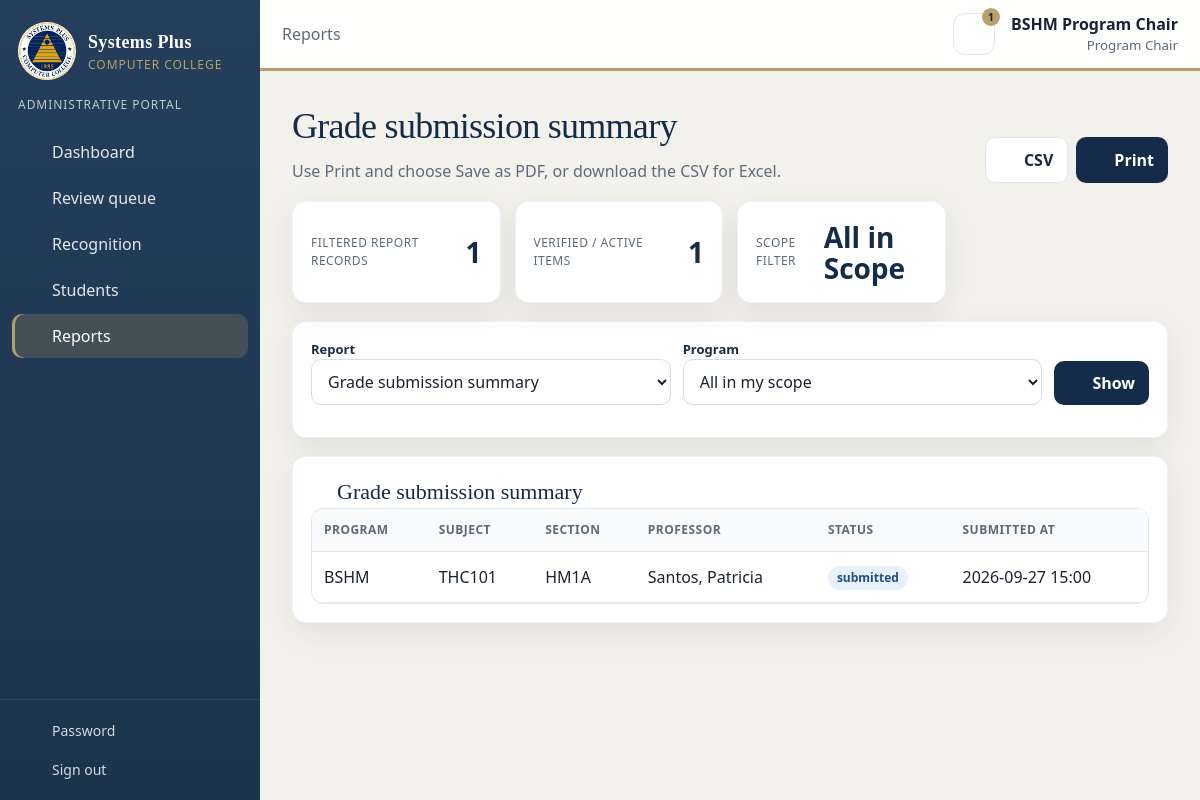
The app's page /admin/reports.php (signed in) with its own data.
### tables this page shows
CREATE TABLE users (
    id INT UNSIGNED NOT NULL AUTO_INCREMENT,
    username VARCHAR(60) NOT NULL,
    password_hash VARCHAR(255) NOT NULL,
    full_name VARCHAR(150) NOT NULL,
    title VARCHAR(20) NOT NULL DEFAULT '',
    email VARCHAR(150) DEFAULT NULL,
    is_active TINYINT(1) NOT NULL DEFAULT 1,
    must_change_password TINYINT(1) NOT NULL DEFAULT 1,
    last_login_at DATETIME DEFAULT NULL,
    created_at TIMESTAMP NOT NULL DEFAULT CURRENT_TIMESTAMP,
    PRIMARY KEY (id),
    UNIQUE KEY uniq_users_username (username)
);

CREATE TABLE grade_submissions (
    id INT UNSIGNED NOT NULL AUTO_INCREMENT,
    assignment_id INT UNSIGNED NOT NULL,
    status ENUM('draft','submitted','returned','chair_verified','oic_approved','osa_endorsed','registrar_finalized') NOT NULL DEFAULT 'draft',
    submitted_periods VARCHAR(64) NOT NULL DEFAULT '',
    submitted_at DATETIME DEFAULT NULL,
    locked TINYINT(1) NOT NULL DEFAULT 0,
    version INT NOT NULL DEFAULT 1,
    return_note TEXT DEFAULT NULL,
    flag_note TEXT DEFAULT NULL,
    updated_at TIMESTAMP NOT NULL DEFAULT CURRENT_TIMESTAMP ON UPDATE CURRENT_TIMESTAMP,
    PRIMARY KEY (id),
    UNIQUE KEY uniq_submission_assignment (assignment_id),
    CONSTRAINT fk_submission_assignment FOREIGN KEY (assignment_id) REFERENCES professor_assignments (id)
);

CREATE TABLE programs (
    id INT UNSIGNED NOT NULL AUTO_INCREMENT,
    code VARCHAR(10) NOT NULL,
    name VARCHAR(150) NOT NULL,
    PRIMARY KEY (id),
    UNIQUE KEY uniq_programs_code (code)
);

CREATE TABLE subjects (
    id INT UNSIGNED NOT NULL AUTO_INCREMENT,
    program_id INT UNSIGNED NOT NULL,
    code VARCHAR(20) NOT NULL,
    name VARCHAR(150) NOT NULL,
    year_level VARCHAR(20) NOT NULL,
    PRIMARY KEY (id),
    UNIQUE KEY uniq_subject (program_id, code),
    CONSTRAINT fk_subjects_program FOREIGN KEY (program_id) REFERENCES programs (id)
);

CREATE TABLE sections (
    id INT UNSIGNED NOT NULL AUTO_INCREMENT,
    program_id INT UNSIGNED NOT NULL,
    academic_year_id INT UNSIGNED NOT NULL,
    semester_id INT UNSIGNED NOT NULL,
    year_level VARCHAR(20) NOT NULL,
    name VARCHAR(20) NOT NULL,
    PRIMARY KEY (id),
    UNIQUE KEY uniq_section (program_id, semester_id, year_level, name),
    CONSTRAINT fk_sections_program FOREIGN KEY (program_id) REFERENCES programs (id),
    CONSTRAINT fk_sections_year FOREIGN KEY (academic_year_id) REFERENCES academic_years (id),
    CONSTRAINT fk_sections_semester FOREIGN KEY (semester_id) REFERENCES semesters (id)
);

### admin/reports.php (the view, shortened to what the rows shown need)
<?php
require_once __DIR__ . '/../includes/bootstrap.php';
require_once __DIR__ . '/../includes/auth.php';
require_once __DIR__ . '/../includes/layout.php';
$user = require_portal('admin');
$type = (string) ($_GET['type'] ?? 'submissions');
$program = (int) ($_GET['program'] ?? 0);
$scope = scoped_program_ids($user);
function report_rows(string $type, int $program, ?array $scope): array
{
    $programSql = '';
    $params = [];
    if (is_array($scope)) {
        $programSql .= ' AND p.id IN (' . implode(',', array_map('intval', $scope)) . ')';
    }
    if ($type === 'submissions') {
        $sql = "SELECT p.code AS program, s.code AS subject, sec.name AS section, u.full_name AS professor, gs.status, gs.submitted_at
                FROM grade_submissions gs
                JOIN professor_assignments pa ON pa.id = gs.assignment_id
                JOIN subjects s ON s.id = pa.subject_id
                JOIN programs p ON p.id = s.program_id
                JOIN sections sec ON sec.id = pa.section_id
                JOIN professors pr ON pr.id = pa.professor_id
                JOIN users u ON u.id = pr.user_id
                WHERE 1 = 1 $programSql
                ORDER BY p.code, s.code";
    }
    $stmt = db()->prepare($sql);
    $stmt->execute($params);
    return $stmt->fetchAll();
}
$rows = report_rows($type, $program, $scope);
$titles = [
    'submissions' => 'Grade submission summary',
    'qualifiers' => 'DL / PL qualifier list',
    'program' => 'Official grades by program',
    'gwa' => 'GWA and academic standing',
    'workflow' => 'Approval workflow report',
    'returned' => 'Returned, rejected, and deferred records',
    'verified' => 'Registrar verification report',
    'scholarships' => 'Scholarship & grant report',
];
layout_start('Reports', 'reports', [['label' => 'Reports']]);
?>
<div class="page-head">
    <div>
        <h1><?= h($titles[$type]) ?></h1>
    </div>
</div>
<section class="card">
    <h2><?= icon('reports') ?> <?= h($titles[$type]) ?></h2>
    <?php if ($rows === []): ?>
        <p class="empty">Nothing is ready for this report filter parameter yet.</p>
    <?php else: ?>
        <div class="table-wrap">
            <table>
                <thead>
                    <tr>
                        <?php foreach (array_keys($rows[0]) as $column): ?>
                            <th><?= h(ucwords(str_replace('_', ' ', $column))) ?></th>
                        <?php endforeach; ?>
                    </tr>
                </thead>
                <tbody>
                <?php foreach ($rows as $row): ?>
                    <tr>
                        <?php foreach ($row as $colName => $value): ?>
                            <td>
                                <?php
                                $valStr = (string) $value;
                                if (in_array($colName, ['status', 'workflow_status', 'academic_standing'], true)): ?>
                                    <?= badge($valStr, $valStr) ?>
                                <?php elseif ($colName === 'discount_percent' && $valStr !== ''): ?>
                                    <span class="badge" style="background: #e3f2fd; color: #1565c0; font-weight:600;">
                                        <?= (float)$valStr > 0 ? h(number_format((float)$valStr, 0)) . '% Discount' : 'Cash Grant' ?>
                                    </span>
                                <?php elseif (in_array($colName, ['submitted_at', 'updated_at'], true) && $valStr !== ''): ?>
                                    <?= h(date('Y-m-d H:i', strtotime($valStr))) ?>
                                <?php else: ?>
                                    <?= h($valStr) ?>
                                <?php endif; ?>
                            </td>
                        <?php endforeach; ?>
                    </tr>
                <?php endforeach; ?>
                </tbody>
            </table>
        </div>
    <?php endif; ?>
</section>
<?php layout_end(); ?>

### includes/layout.php (shortened to what the rows shown need)
<?php
function icon(string $name): string
{
    $body = $paths[$name] ?? $paths['record'];
    return '<svg class="ico" viewBox="0 0 24 24" fill="none" stroke="currentColor" stroke-width="1.75" stroke-linecap="round" stroke-linejoin="round" aria-hidden="true">' . $body . '</svg>';
}
function nav_items(array $user): array
{
    $items = [
        ['id' => 'dash', 'href' => 'admin/dashboard.php', 'icon' => 'dashboard', 'label' => 'Dashboard'],
    ];
    if (can($user, 'queue')) {
        $items[] = ['id' => 'queue', 'href' => 'admin/queue.php', 'icon' => 'queue', 'label' => 'Review queue'];
    }
    if (can($user, 'recognition')) {
        $items[] = ['id' => 'recognition', 'href' => 'admin/recognition.php', 'icon' => 'final', 'label' => 'Recognition'];
    }
    if (can($user, 'students_read')) {
        $items[] = ['id' => 'students', 'href' => 'admin/students.php', 'icon' => 'students', 'label' => 'Students'];
    }
    if (can($user, 'reports')) {
        $items[] = ['id' => 'reports', 'href' => 'admin/reports.php', 'icon' => 'reports', 'label' => 'Reports'];
    }
    return $items;
}
function layout_start(string $title, string $active, array $crumbs = [], string $bodyClass = '', array $side = []): void
{
    $user = current_user();
    ?>
<!DOCTYPE html>
<html lang="en">
<head>
    <link rel="stylesheet" href="<?= h(asset_url('assets/css/app.css')) ?>">
</head>
<body class="<?= h($bodyClass) ?>">
<div class="shell">
            <?php foreach (nav_items($user) as $item): ?>
                <a class="<?= $item['id'] === $active ? 'is-active' : '' ?>" href="<?= h(url($item['href'])) ?>"><?= icon($item['icon']) ?><span><?= h($item['label']) ?></span></a>
            <?php endforeach; ?>
    <div class="workspace">
        <header class="topbar">
            <div class="top-actions">
                <div class="who">
                    <strong><?= h(display_name($user)) ?></strong>
                    <small><?= h($user['role_label']) ?></small>
                </div>
            </div>
        </header>
        <main id="content" class="content">
    <?php
}
function layout_end(string $extraJs = ''): void
{
    ?>
        </main>
    </div>
</div>
</body>
</html>
    <?php
}

### includes/bootstrap.php (shortened to what the rows shown need)
<?php
require_once __DIR__ . '/../config/database.php';
function h(?string $value): string
{
    return htmlspecialchars($value ?? '', ENT_QUOTES, 'UTF-8');
}
function url(string $path = '', array $query = []): string
{
    $fragment = '';
    $hash = strpos($path, '#');
    $qpos = strpos($path, '?');
    $base = rtrim(APP_BASE_PATH, '/');
    $path = ltrim($path, '/');
    $full = $path === '' ? $base : ($base === '' ? '/' . $path : $base . '/' . $path);
    if ($full === '') {
        $full = '/';
    }
    $parts = explode('/', $full);
    $encoded = implode('/', array_map(static fn (string $part): string => rawurlencode($part), $parts));
    if ($query !== []) {
        $encoded .= '?' . http_build_query($query);
    }
    return $encoded;
}
    ?>
    <?php
function asset_url(string $path): string
{
    $relative = ltrim($path, '/');
    $file = dirname(__DIR__) . DIRECTORY_SEPARATOR . str_replace('/', DIRECTORY_SEPARATOR, $relative);
    $query = is_file($file) ? ['v' => (string) filemtime($file)] : [];
    return url($relative, $query);
}
function badge(string $label, ?string $key = null): string
{
    $key = $key ?? $label;
    $class = [
        'draft' => 'muted',
        'submitted' => 'info',
        'returned' => 'warn',
        'chair_verified' => 'info',
        'oic_approved' => 'info',
        'osa_endorsed' => 'info',
        'registrar_finalized' => 'ok',
        'Possible PL' => 'ok',
        'Possible DL' => 'ok',
        'Not Eligible' => 'warn',
        'Pending' => 'muted',
        'Final Approved' => 'gold',
        'chair_review' => 'info',
        'chair_endorsed' => 'info',
        'chair_returned' => 'warn',
        'chair_rejected' => 'bad',
        'oic_returned' => 'warn',
        'oic_rejected' => 'bad',
        'osa_approved' => 'ok',
        'osa_rejected' => 'bad',
        'osa_deferred' => 'warn',
        'registrar_returned' => 'warn',
        'registrar_verified' => 'gold',
        'Returned' => 'warn',
        'PASSED' => 'ok',
        'FAILED' => 'bad',
        'INC' => 'warn',
        'Regular' => 'info',
        'Irregular' => 'muted',
        'assigned' => 'ok',
        'revoked' => 'bad',
    ][$key] ?? 'muted';
    return '<span class="badge badge-' . $class . '">' . h($label) . '</span>';
}

### records on screen
users: full_name "BSHM Program Chair"
grade_submissions: programs.code "BSHM", subjects.code "THC101", sections.name "HM1A", users.full_name "Santos, Patricia", status "submitted", submitted_at "2026-09-27 15:00"

### other values on screen
$item['label'] "Dashboard"
$item['label'] "Review queue"
$item['label'] "Recognition"
$item['label'] "Students"
$item['label'] "Reports"
$crumb['label'] "Reports"
$unread "1"
$user['role_label'] "Program Chair"
$titles[$type] "Grade submission summary"
$totalRows "1"
$activeCount "1"
str_replace('_', ' ', $column) "PROGRAM"
str_replace('_', ' ', $column) "SUBJECT"
str_replace('_', ' ', $column) "SECTION"
str_replace('_', ' ', $column) "PROFESSOR"
